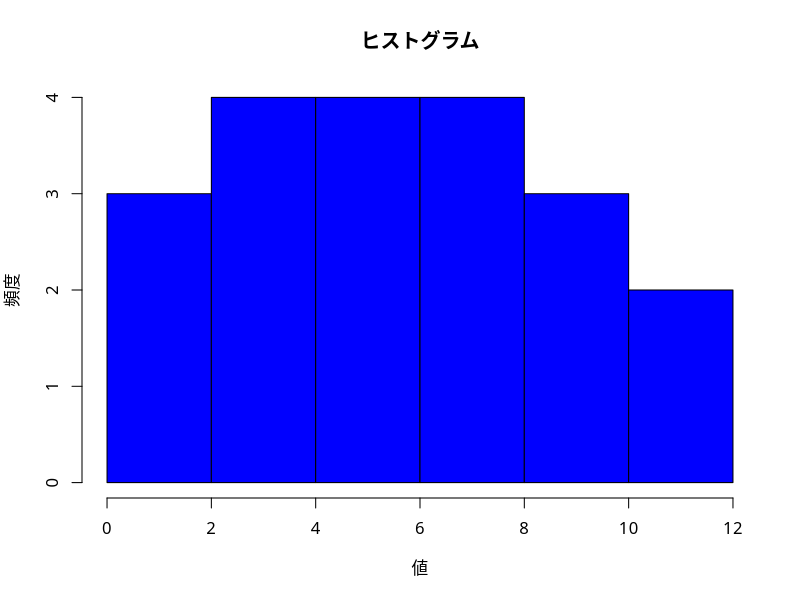

Source code (R):
# PNGデバイスを開く
png("histogram_plot.png")

# ベクトルの作成
data <- c(12, 2, 5, 8, 7, 10, 3, 6, 9, 4, 11, 1, 4, 7, 6, 9, 2, 5, 8, 3)

# ベクトルの内容を表示
print("ベクトルの内容:")
print(data)

# フォントの設定
par(family = "HiraginoSans-W3")

# ヒストグラムの作成
hist(data, breaks = 5, col = "blue", main = "ヒストグラム", xlab = "値", ylab = "頻度")

# PNGデバイスを閉じる
dev.off()